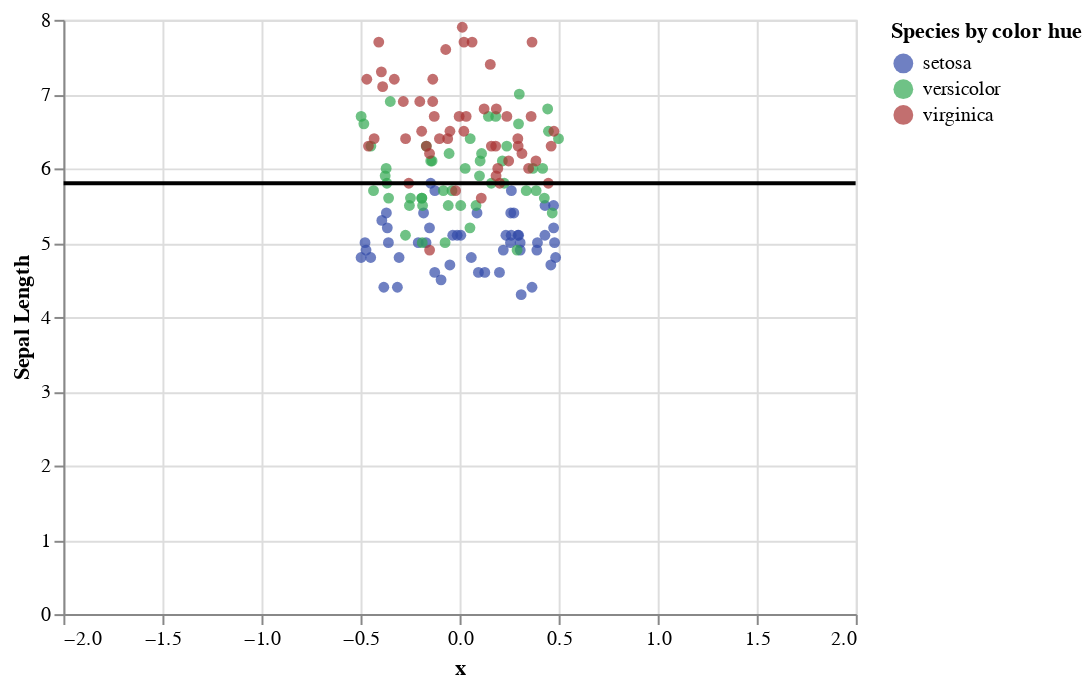

Notebook cell for this chart:
### Code cell
import pandas as pd
import altair as alt
import random


iris = pd.read_csv('iris.csv')


iris.columns = ["sepalLength","sepalWidth", "petalLength",
                  "petalWidth", "species"]

# dummy variable to make all points aligned vertically on zero with some jitter
jitter = []
for i in range(iris.shape[0]):
    jitter.append(random.random() - 0.5)

iris["dummy"] = jitter



color_scale = alt.Scale(domain=["setosa","versicolor", "virginica"],
                        range=['#324aa8', '#32a852', '#a83232'])

points = alt.Chart(iris).mark_circle().encode(
    y = alt.Y("sepalLength:Q", title = "Sepal Length"),
    x = alt.X("dummy:Q", title="x"),
    color = alt.Color("species:N", title = "Species by color hue", scale = color_scale)
).interactive()


line = pd.DataFrame({"x": [-2,2],
                     "y": 2*[iris.sepalLength.median()]})

medianLine = alt.Chart(line).mark_line(color = "black").encode(
    x = "x:Q",
    y = "y:Q"
)

points + medianLine

### Figure 1 — Vega-Lite specification as saved in the notebook (floating-point values rounded to 4 significant figures; data arrays with more than 128 entries replaced by an {"elided": "..."} marker saying what was removed)
{"config": {"view": {"continuousWidth": 400, "continuousHeight": 300}}, "layer": [{"data": {"name": "data-84f72e893c607b16a767e7390e3a000e"}, "mark": "circle", "encoding": {"color": {"type": "nominal", "field": "species", "scale": {"domain": ["setosa", "versicolor", "virginica"], "range": ["#324aa8", "#32a852", "#a83232"]}, "title": "Species by color hue"}, "x": {"type": "quantitative", "field": "dummy", "title": "x"}, "y": {"type": "quantitative", "field": "sepalLength", "title": "Sepal Length"}}, "selection": {"selector021": {"type": "interval", "bind": "scales", "encodings": ["x", "y"]}}}, {"data": {"name": "data-78e9def49c9dcdd0331e416cd12e03be"}, "mark": {"type": "line", "color": "black"}, "encoding": {"x": {"type": "quantitative", "field": "x"}, "y": {"type": "quantitative", "field": "y"}}}], "$schema": "https://vega.github.io/schema/vega-lite/v4.8.1.json", "datasets": {"data-84f72e893c607b16a767e7390e3a000e": {"elided": "150 records"}, "data-78e9def49c9dcdd0331e416cd12e03be": [{"x": -2, "y": 5.8}, {"x": 2, "y": 5.8}]}}
